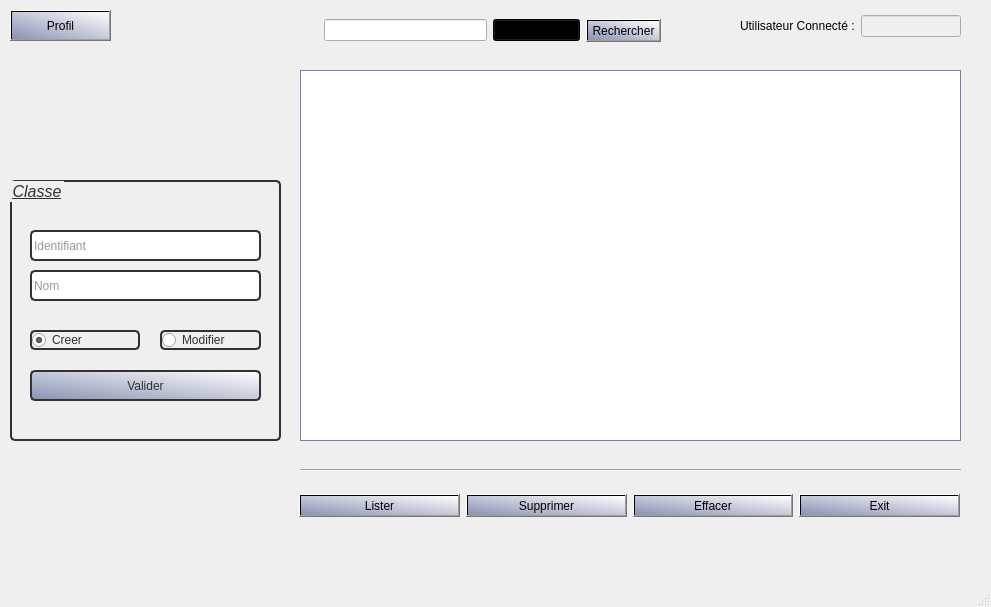
<?xml version="1.0" encoding="UTF-8"?>
<ui version="4.0">
 <class>UIClasse</class>
 <widget class="QMainWindow" name="UIClasse">
  <property name="geometry">
   <rect>
    <x>0</x>
    <y>0</y>
    <width>991</width>
    <height>607</height>
   </rect>
  </property>
  <property name="windowTitle">
   <string>MainWindow</string>
  </property>
  <widget class="QWidget" name="centralwidget">
   <widget class="QWidget" name="widget" native="true">
    <property name="geometry">
     <rect>
      <x>0</x>
      <y>0</y>
      <width>971</width>
      <height>551</height>
     </rect>
    </property>
    <property name="styleSheet">
     <string notr="true"/>
    </property>
    <widget class="QTableView" name="tableView">
     <property name="geometry">
      <rect>
       <x>300</x>
       <y>70</y>
       <width>661</width>
       <height>371</height>
      </rect>
     </property>
     <property name="styleSheet">
      <string notr="true">border: 1px solid;
border-color: rgb(112, 132, 162);</string>
     </property>
    </widget>
    <widget class="QWidget" name="horizontalLayoutWidget_3">
     <property name="geometry">
      <rect>
       <x>160</x>
       <y>10</y>
       <width>501</width>
       <height>41</height>
      </rect>
     </property>
     <layout class="QHBoxLayout" name="horizontalLayout_3">
      <item>
       <spacer name="horizontalSpacer_2">
        <property name="orientation">
         <enum>Qt::Horizontal</enum>
        </property>
        <property name="sizeHint" stdset="0">
         <size>
          <width>40</width>
          <height>20</height>
         </size>
        </property>
       </spacer>
      </item>
      <item>
       <widget class="QLineEdit" name="lineEditRechercher"/>
      </item>
      <item>
       <widget class="QComboBox" name="comboBoxRechercherPar">
        <property name="styleSheet">
         <string notr="true">background-color: qlineargradient(spread:pad, x1:0, y1:1, x2:1, y2:0, stop:0 rgba(137, 146, 178, 255), stop:1 rgba(255, 255, 255, 255));</string>
        </property>
        <property name="currentIndex">
         <number>0</number>
        </property>
        <item>
         <property name="text">
          <string>Id</string>
         </property>
        </item>
        <item>
         <property name="text">
          <string>Username</string>
         </property>
        </item>
       </widget>
      </item>
      <item>
       <widget class="QPushButton" name="pushButtonRechercherPar">
        <property name="styleSheet">
         <string notr="true">background-color: qlineargradient(spread:pad, x1:0, y1:1, x2:1, y2:0, stop:0 rgba(137, 146, 178, 255), stop:1 rgba(255, 255, 255, 255));</string>
        </property>
        <property name="text">
         <string>Rechercher</string>
        </property>
       </widget>
      </item>
     </layout>
    </widget>
    <widget class="Line" name="line">
     <property name="geometry">
      <rect>
       <x>300</x>
       <y>460</y>
       <width>661</width>
       <height>20</height>
      </rect>
     </property>
     <property name="styleSheet">
      <string notr="true">color: rgb(0, 0, 127);</string>
     </property>
     <property name="orientation">
      <enum>Qt::Horizontal</enum>
     </property>
    </widget>
    <widget class="QPushButton" name="pushButtonProfil">
     <property name="geometry">
      <rect>
       <x>10</x>
       <y>10</y>
       <width>101</width>
       <height>31</height>
      </rect>
     </property>
     <property name="toolTip">
      <string>Consulter mon profil ...</string>
     </property>
     <property name="styleSheet">
      <string notr="true">background-color: qlineargradient(spread:pad, x1:0, y1:1, x2:1, y2:0, stop:0 rgba(137, 146, 178, 255), stop:1 rgba(255, 255, 255, 255));</string>
     </property>
     <property name="text">
      <string>Profil</string>
     </property>
    </widget>
    <widget class="QGroupBox" name="groupBox">
     <property name="geometry">
      <rect>
       <x>10</x>
       <y>180</y>
       <width>271</width>
       <height>261</height>
      </rect>
     </property>
     <property name="font">
      <font>
       <pointsize>12</pointsize>
       <italic>true</italic>
       <underline>true</underline>
      </font>
     </property>
     <property name="styleSheet">
      <string notr="true">border-radius: 5px;
background-color: rgba(255, 255, 255, .0);
border: 2px solid rgb(49, 49, 49);
color: rgb(49, 49, 49);</string>
     </property>
     <property name="title">
      <string>Classe</string>
     </property>
     <widget class="QLineEdit" name="lineEditID">
      <property name="enabled">
       <bool>false</bool>
      </property>
      <property name="geometry">
       <rect>
        <x>20</x>
        <y>50</y>
        <width>231</width>
        <height>31</height>
       </rect>
      </property>
      <property name="styleSheet">
       <string notr="true">border-radius: 5px;
background-color: rgba(255, 255, 255, .0);
border: 2px solid rgb(49, 49, 49);
color: rgb(49, 49, 49);</string>
      </property>
      <property name="placeholderText">
       <string>Identifiant</string>
      </property>
     </widget>
     <widget class="QLineEdit" name="lineEditNom">
      <property name="geometry">
       <rect>
        <x>20</x>
        <y>90</y>
        <width>231</width>
        <height>31</height>
       </rect>
      </property>
      <property name="placeholderText">
       <string>Nom</string>
      </property>
     </widget>
     <widget class="QRadioButton" name="radioButtonModifier">
      <property name="geometry">
       <rect>
        <x>150</x>
        <y>150</y>
        <width>101</width>
        <height>20</height>
       </rect>
      </property>
      <property name="text">
       <string>Modifier</string>
      </property>
     </widget>
     <widget class="QRadioButton" name="radioButtonCreer">
      <property name="geometry">
       <rect>
        <x>20</x>
        <y>150</y>
        <width>110</width>
        <height>20</height>
       </rect>
      </property>
      <property name="text">
       <string>Creer</string>
      </property>
      <property name="checked">
       <bool>true</bool>
      </property>
     </widget>
     <widget class="QPushButton" name="pushButtonValider">
      <property name="geometry">
       <rect>
        <x>20</x>
        <y>190</y>
        <width>231</width>
        <height>31</height>
       </rect>
      </property>
      <property name="cursor">
       <cursorShape>PointingHandCursor</cursorShape>
      </property>
      <property name="styleSheet">
       <string notr="true">background-color: qlineargradient(spread:pad, x1:0, y1:1, x2:1, y2:0, stop:0 rgba(137, 146, 178, 255), stop:1 rgba(255, 255, 255, 255));</string>
      </property>
      <property name="text">
       <string>Valider</string>
      </property>
     </widget>
    </widget>
    <widget class="QWidget" name="horizontalLayoutWidget_4">
     <property name="geometry">
      <rect>
       <x>740</x>
       <y>10</y>
       <width>221</width>
       <height>32</height>
      </rect>
     </property>
     <layout class="QHBoxLayout" name="horizontalLayout_4">
      <item>
       <widget class="QLabel" name="labelUtilisateurConnecteTitre">
        <property name="text">
         <string>Utilisateur Connecté :</string>
        </property>
       </widget>
      </item>
      <item>
       <widget class="QLineEdit" name="lineEditUtilisateurConnecte">
        <property name="enabled">
         <bool>false</bool>
        </property>
       </widget>
      </item>
     </layout>
    </widget>
    <widget class="QWidget" name="horizontalLayoutWidget">
     <property name="geometry">
      <rect>
       <x>299</x>
       <y>480</y>
       <width>661</width>
       <height>51</height>
      </rect>
     </property>
     <layout class="QHBoxLayout" name="horizontalLayout">
      <item>
       <widget class="QPushButton" name="pushButtonLister">
        <property name="cursor">
         <cursorShape>PointingHandCursor</cursorShape>
        </property>
        <property name="styleSheet">
         <string notr="true">background-color: qlineargradient(spread:pad, x1:0, y1:1, x2:1, y2:0, stop:0 rgba(137, 146, 178, 255), stop:1 rgba(255, 255, 255, 255));</string>
        </property>
        <property name="text">
         <string>Lister</string>
        </property>
       </widget>
      </item>
      <item>
       <widget class="QPushButton" name="pushButtonSupprimer">
        <property name="cursor">
         <cursorShape>PointingHandCursor</cursorShape>
        </property>
        <property name="styleSheet">
         <string notr="true">background-color: qlineargradient(spread:pad, x1:0, y1:1, x2:1, y2:0, stop:0 rgba(137, 146, 178, 255), stop:1 rgba(255, 255, 255, 255));</string>
        </property>
        <property name="text">
         <string>Supprimer</string>
        </property>
       </widget>
      </item>
      <item>
       <widget class="QPushButton" name="pushButtonEffacer">
        <property name="cursor">
         <cursorShape>PointingHandCursor</cursorShape>
        </property>
        <property name="styleSheet">
         <string notr="true">background-color: qlineargradient(spread:pad, x1:0, y1:1, x2:1, y2:0, stop:0 rgba(137, 146, 178, 255), stop:1 rgba(255, 255, 255, 255));</string>
        </property>
        <property name="text">
         <string>Effacer</string>
        </property>
       </widget>
      </item>
      <item>
       <widget class="QPushButton" name="pushButtonExit">
        <property name="cursor">
         <cursorShape>PointingHandCursor</cursorShape>
        </property>
        <property name="styleSheet">
         <string notr="true">background-color: qlineargradient(spread:pad, x1:0, y1:1, x2:1, y2:0, stop:0 rgba(137, 146, 178, 255), stop:1 rgba(255, 255, 255, 255));</string>
        </property>
        <property name="text">
         <string>Exit</string>
        </property>
       </widget>
      </item>
     </layout>
    </widget>
   </widget>
  </widget>
  <widget class="QMenuBar" name="menubar">
   <property name="geometry">
    <rect>
     <x>0</x>
     <y>0</y>
     <width>991</width>
     <height>26</height>
    </rect>
   </property>
  </widget>
  <widget class="QStatusBar" name="statusbar"/>
 </widget>
 <resources/>
 <connections/>
</ui>
